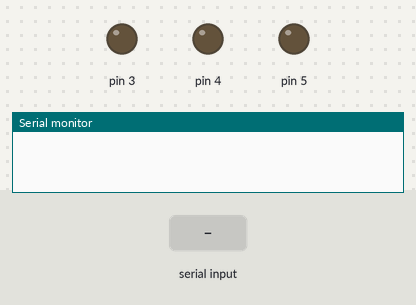
This sketch was run on a simulated Arduino Uno, built with avr-gcc and run on an emulated ATmega328P. On the bench: output pins drawn as LEDs (lit = HIGH), the last lines printed to the serial monitor. The inputs (shaded band) are chosen by the test bench.

Above: at 2.2 s.
2.3 s: "90,45\n" received over Serial
At 4.4 s:
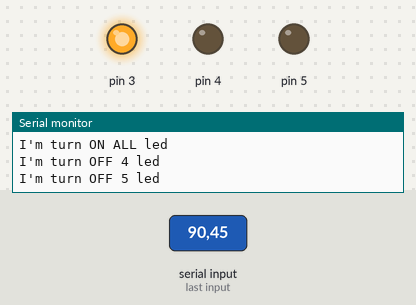
4.7 s: "4" received over Serial
At 5.8 s:
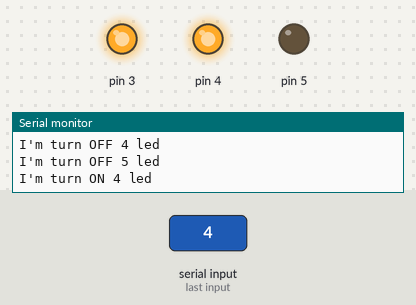
6.3 s: "90,45\n" received over Serial
At 7.6 s:
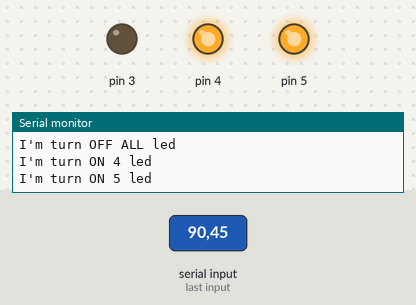
8.7 s: "3" received over Serial
At 10.0 s:
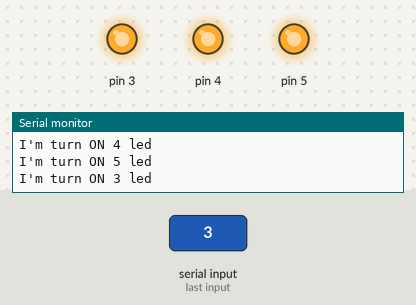
10.3 s: "5" received over Serial
At 11.4 s:
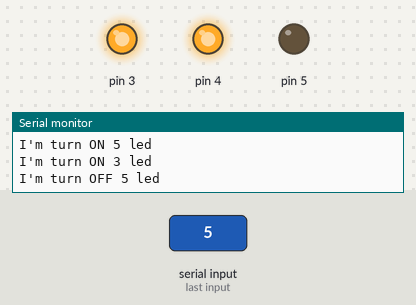
Timing chart, 0 to 12.9 s (numbered marks = the images above; inputs shaded):
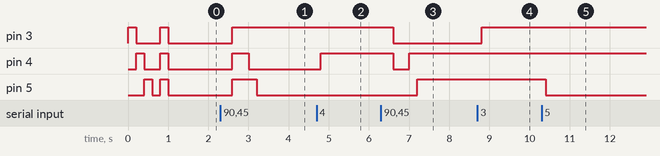

Measured:
- after the input at 2.3 s, pin 3: LOW → HIGH after 0.30 s; pin 4: LOW → HIGH after 0.30 s, → LOW 0.40 s later; pin 5: LOW → HIGH after 0.30 s, → LOW 0.60 s later
- after the input at 4.7 s, pin 4: LOW → HIGH after 0.10 s
- after the input at 6.3 s, pin 3: HIGH → LOW after 0.30 s; pin 4: HIGH → LOW after 0.30 s, → HIGH 0.40 s later; pin 5: LOW → HIGH after 0.90 s
- after the input at 8.7 s, pin 3: LOW → HIGH after 0.10 s
- after the input at 10.3 s, pin 5: HIGH → LOW after 0.10 s

The sketch:

read_data_by_serial.ino
```cpp
String data="I am ready!";
bool led_3 = false;
bool led_4 = false;
bool led_5 = false;
int n = 0;
String s = "";
String tmp = "";


void setup() {
  Serial.begin(9600);
  pinMode(3, OUTPUT);
  digitalWrite(3, HIGH);
  delay(200);
  digitalWrite(3, LOW);

  pinMode(4, OUTPUT);
  digitalWrite(4, HIGH);
  delay(200);
  digitalWrite(4, LOW);

  pinMode(5, OUTPUT);
  digitalWrite(5, HIGH);
  delay(200);
  digitalWrite(5, LOW);

  delay(200);

  digitalWrite(3, HIGH);
  digitalWrite(4, HIGH);
  digitalWrite(5, HIGH);
  delay(200);
  digitalWrite(3, LOW);
  digitalWrite(4, LOW);
  digitalWrite(5, LOW);

}

void led(String sl){
  if (sl == "3"){
      if (led_3 == false){
        digitalWrite(3, HIGH);
        led_3 = true;
        Serial.println("I'm turn ON 3 led");
      } else {
        digitalWrite(3, LOW);
        led_3 = false;
        Serial.println("I'm turn OFF 3 led");
      };
    };
    if (sl == "4"){
      if (led_4 == false){
        digitalWrite(4, HIGH);
        led_4 = true;
        Serial.println("I'm turn ON 4 led");
      } else {
        digitalWrite(4, LOW);
        led_4 = false;
        Serial.println("I'm turn OFF 4 led");
      };
    };
    if (sl == "5"){
      if (led_5 == false){
        digitalWrite(5, HIGH);
        led_5 = true;
        Serial.println("I'm turn ON 5 led");
      } else {
        digitalWrite(5, LOW);
        led_5 = false;
        Serial.println("I'm turn OFF 5 led");
      };
    };
    if (sl == "0"){
      if ((led_3 == true)|| (led_4 == true) || (led_5 == true)){
        digitalWrite(3, LOW);
        digitalWrite(4, LOW);
        digitalWrite(5, LOW);
        led_3 = false;
        led_4 = false;
        led_5 = false;
        Serial.println("I'm turn OFF ALL led");
      } else {
        digitalWrite(3, HIGH);
        digitalWrite(4, HIGH);
        digitalWrite(5, HIGH);
        led_3 = true;
        led_4 = true;
        led_5 = true;
        Serial.println("I'm turn ON ALL led");
      };
    };
 }

void loop() {
  if (Serial.available() > 0) {
    s = Serial.read() - '0';
    data = "OK";
    //Serial.print(s + " " + data);
    led(s);
  };
  s = "";
  delay(200);
}
```
